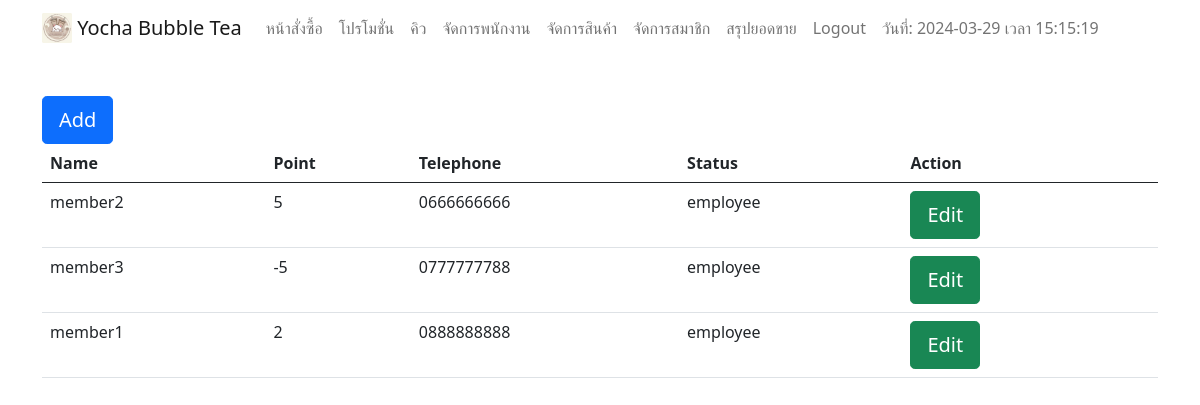
The app's page /owner/manage_member.php (signed in), older data.
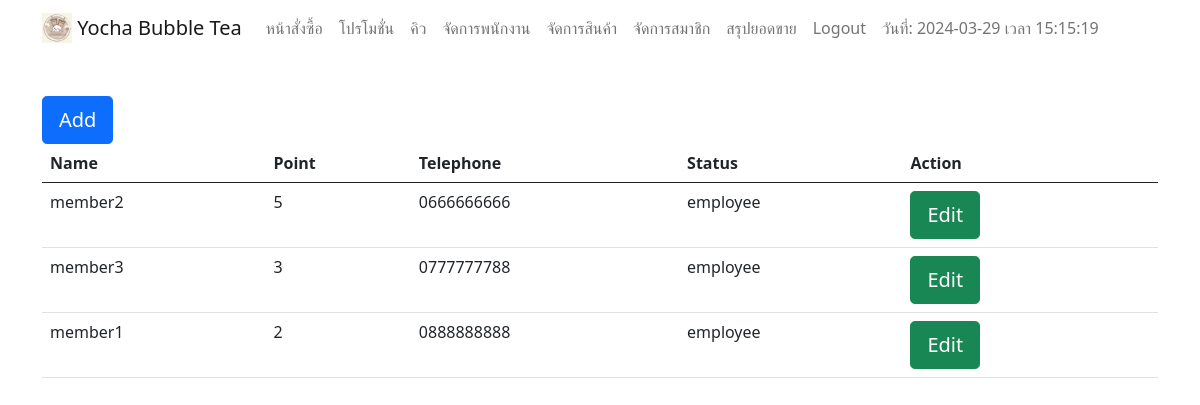
The same page, newer data.
### tables this page shows
CREATE TABLE `member` (
  `member_id` int(11) NOT NULL,
  `name` varchar(50) NOT NULL,
  `address` varchar(200) NOT NULL,
  `telephone` varchar(15) NOT NULL,
  `status` varchar(30) NOT NULL,
  `point` varchar(15) NOT NULL,
  `line` varchar(50) NOT NULL
);

### owner/manage_member.php (the view, shortened to what this page needs)
<?php
include("navbar_owner.php");
include ("../connection.php");
$sql = "SELECT * FROM member";
$result = $conn->query($sql);
if ($result->num_rows > 0) {
    echo "<div class='container'>";
    echo "<br>";
    echo "<a href='add_member.php'><button type='button'  class='btn btn-primary btn-lg'>Add</button> </a>";
    echo "<div class='table-responsive'>";
    echo "<table class='table '>";
    echo "<thead><tr><th>Name</th><th>Point</th><th>Telephone</th><th>Status</th><th>Action</th></tr></thead>";
    echo "<tbody>";
    while($row = $result->fetch_assoc()) {
        echo "<tr><td>".$row["name"]."</td><td>".$row["point"]."</td><td>".$row["telephone"]."</td><td>".$row["status"]."</td>
        <td>
        <a href='edit_member.php?id=".$row["member_id"]."'><button type='button'  class='btn btn-success btn-lg'>Edit</button></a>
        &nbsp;&nbsp;&nbsp;
        </td></tr>";
    }
    echo "</tbody>";
    echo "</table>";
    echo "</div>";
    echo "</div>";
} else {
    echo "0 results";
}
?>

Row changes from the older to the newer data that the page shows:
changed member "member3": point "-5" → "3"
